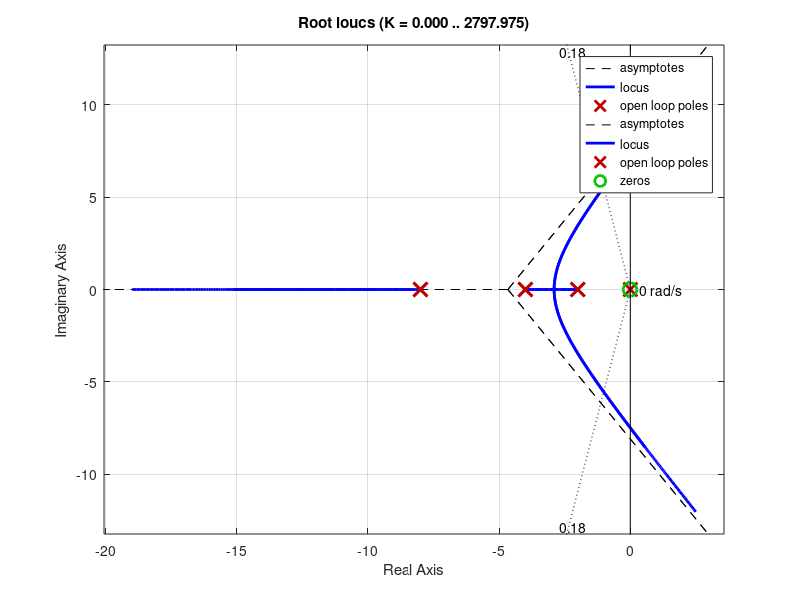

Write the MATLAB code that produced this figure.
clc
clear

s = tf('s');

G0 = 1/((s+2)*(s+4)*(s+8))

rlocus(G0)
sgrid(0.18, 50)

K_dobieno = 316;

% za da C = 0.18 potrebno e K = 316, a pritoa se dobivaat dominantni polovi
% s12 = -1.01 +- j5.54

%% idealen I-kompenzator -> G(i) = (s+zi)/s; pi=0; z_p = z/0 = inf.
% za da e(inf) = 0, potrebno e da se vovede astatizam od prv red

z = 0.01; % proizvolna vrednost vo blizina na Im-oskata

Gi = (s+z)/s

rlocus(G0)
hold on;
rlocus(G0*Gi)
sgrid(0.18, 50)

pole(feedback(K_dobieno*G0*Gi, 1))

Kp = dcgain(K_dobieno*G0*Gi)

e_stac = 1/(1+Kp)
